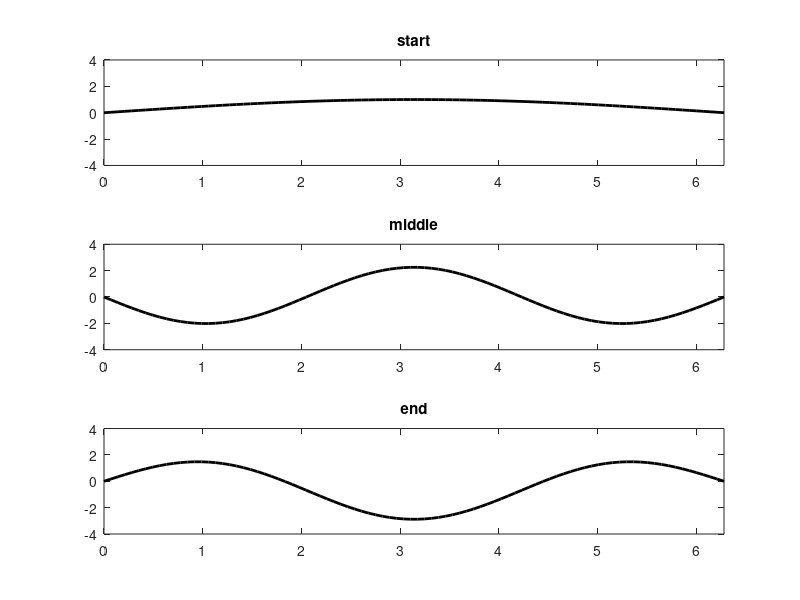

The MATLAB script that drew this image:
function stringDalambert72
clf; clc
tmax=10; a=1/sqrt(pi);
t=linspace(0,tmax,90);
xmin=0;xmax=2*pi;
x=linspace(xmin,xmax,90);   
    function y=phi(x)
        for i=1:length(x)
                y(i)=sin(x(i)/2);
        end
    end

    function y=psi(x)
        y=2*sin((3*x)/2); 
    end

    function y=dalambert(x,t)
        for j=1:length(x);
            if t==0
                integral=0;
            else
                s=linspace(x(j)-a*t,x(j)+a*t);
                integral=trapz(s,psi(s));
            end
            y(j)=(phi(x(j)-a*t)+phi(x(j)+a*t))/2+integral/(2*a);
        end
     end

    for k=1:length(t)
        clf
        hold on
        plot(x,dalambert(x,t(k)),'k','Linewidth',2)
        plot(0,0,'ko','MarkerFaceColor',[0,0,0])
        axis([0, xmax, -4, 4])
        grid on
        daspect([1,1,1])
        xlabel('x')
        ylabel('u(x,t)')
       M=getframe;
    end
subplot(3,1,1)
plot(x,dalambert(x,0),'k','Linewidth',2)
axis([0,xmax,-4,4])
title('start')
hold on

subplot(3,1,2)
plot(x,dalambert(x,5),'k','Linewidth',2)
axis([0,xmax,-4,4])
title('middle')
hold on

subplot(3,1,3)
plot(x,dalambert(x,10),'k','Linewidth',2)
axis([0,xmax,-4,4])
title('end')
hold on
   
end
